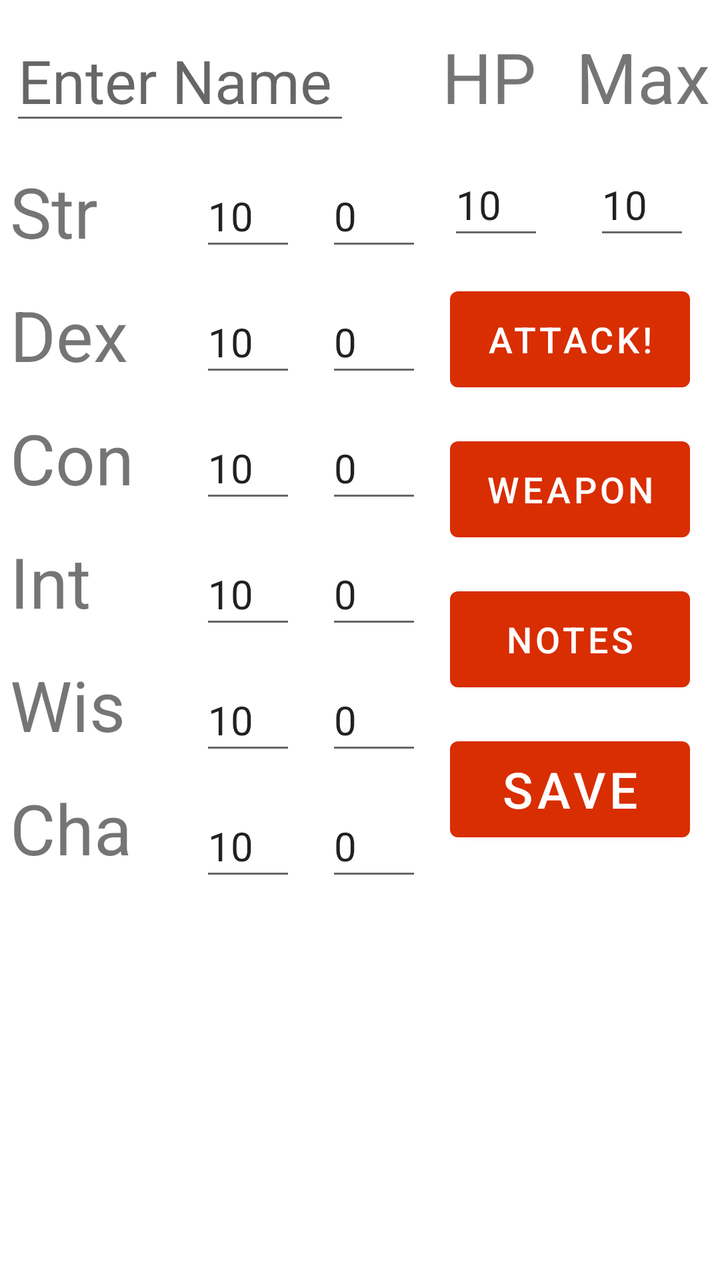
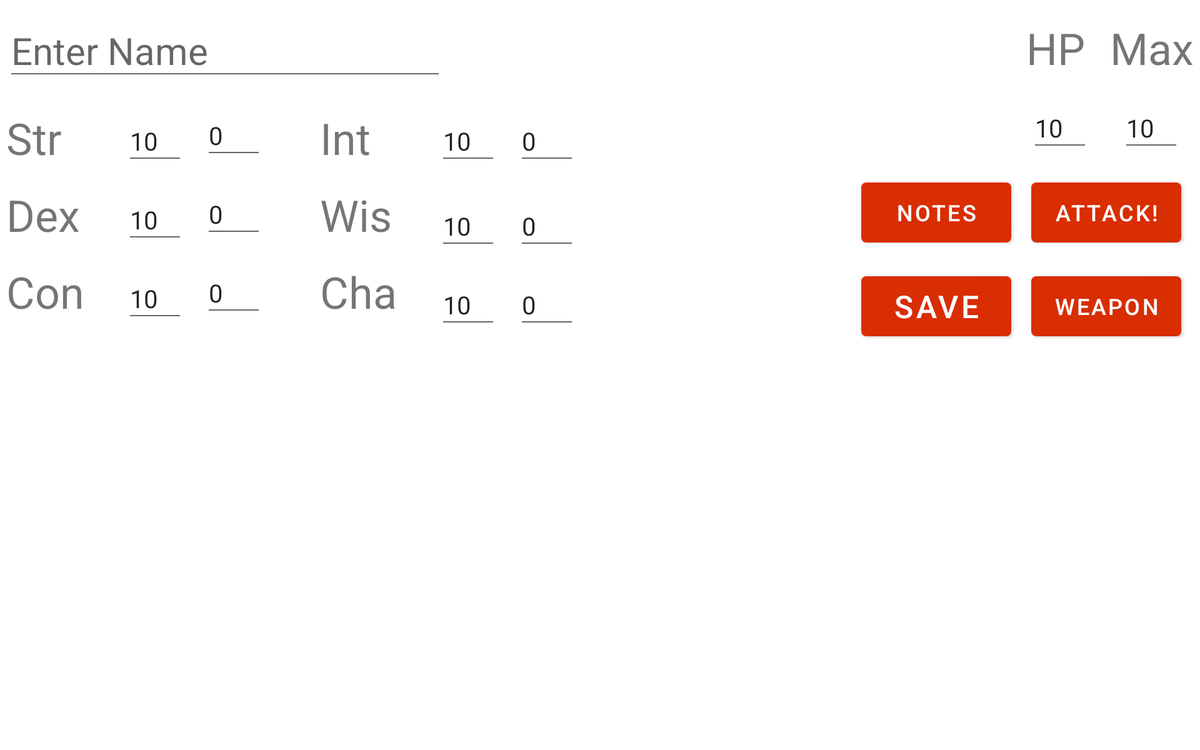

An Android layout and its configuration variant, each rendered on a device that would load it. The default file and the variant file are quoted in full after the pictures.
<!-- AndroidManifest.xml: application theme Theme.TabletopCharacterManager -->
<!-- res/layout/activity_main.xml -->
<?xml version="1.0" encoding="utf-8"?>
<androidx.constraintlayout.widget.ConstraintLayout xmlns:android="http://schemas.android.com/apk/res/android"
    xmlns:app="http://schemas.android.com/apk/res-auto"
    xmlns:tools="http://schemas.android.com/tools"
    android:layout_width="match_parent"
    android:layout_height="match_parent"
    tools:context=".MainActivity">

    <EditText
        android:id="@+id/playerName"
        android:layout_width="170sp"
        android:layout_height="wrap_content"
        android:layout_marginStart="5dp"
        android:layout_marginTop="10dp"
        android:ems="10"
        android:hint="@string/strName"
        android:inputType="textPersonName"
        android:text=""
        android:textSize="30sp"
        app:layout_constraintStart_toStartOf="parent"
        app:layout_constraintTop_toTopOf="parent" />

    <TextView
        android:id="@+id/textHP"
        android:layout_width="wrap_content"
        android:layout_height="wrap_content"
        android:layout_marginTop="15dp"
        android:layout_marginEnd="20dp"
        android:text="@string/strHp"
        android:textSize="35sp"
        app:layout_constraintEnd_toStartOf="@+id/textMax"
        app:layout_constraintTop_toTopOf="parent" />

    <TextView
        android:id="@+id/textMax"
        android:layout_width="wrap_content"
        android:layout_height="wrap_content"
        android:layout_marginTop="15dp"
        android:layout_marginEnd="5dp"
        android:text="@string/strMax"
        android:textSize="35sp"
        app:layout_constraintEnd_toEndOf="parent"
        app:layout_constraintTop_toTopOf="parent" />

    <EditText
        android:id="@+id/hpCurrent"
        android:layout_width="48dp"
        android:layout_height="48dp"
        android:layout_marginTop="15dp"
        android:layout_marginEnd="25dp"
        android:ems="10"
        android:inputType="number"
        android:text="@string/intTen"
        android:textSize="20sp"
        app:layout_constraintEnd_toStartOf="@+id/hpMax"
        app:layout_constraintTop_toBottomOf="@+id/textHP" />

    <EditText
        android:id="@+id/hpMax"
        android:layout_width="48dp"
        android:layout_height="48dp"
        android:layout_marginTop="15dp"
        android:layout_marginEnd="15dp"
        android:ems="10"
        android:inputType="number"
        android:text="@string/intTen"
        android:textSize="20sp"
        app:layout_constraintEnd_toEndOf="parent"
        app:layout_constraintTop_toBottomOf="@+id/textMax" />

    <TextView
        android:id="@+id/textStr"
        android:layout_width="wrap_content"
        android:layout_height="wrap_content"
        android:layout_marginStart="5dp"
        android:layout_marginTop="15dp"
        android:text="@string/strStr"
        android:textSize="35sp"
        app:layout_constraintStart_toStartOf="parent"
        app:layout_constraintTop_toBottomOf="@+id/playerName" />

    <TextView
        android:id="@+id/textDex"
        android:layout_width="wrap_content"
        android:layout_height="wrap_content"
        android:layout_marginStart="5dp"
        android:layout_marginTop="15dp"
        android:text="@string/strDex"
        android:textSize="35sp"
        app:layout_constraintStart_toStartOf="parent"
        app:layout_constraintTop_toBottomOf="@+id/textStr" />

    <TextView
        android:id="@+id/textCon"
        android:layout_width="wrap_content"
        android:layout_height="wrap_content"
        android:layout_marginStart="5dp"
        android:layout_marginTop="15dp"
        android:text="@string/strCon"
        android:textSize="35sp"
        app:layout_constraintStart_toStartOf="parent"
        app:layout_constraintTop_toBottomOf="@+id/textDex" />

    <TextView
        android:id="@+id/textInt"
        android:layout_width="wrap_content"
        android:layout_height="wrap_content"
        android:layout_marginStart="5dp"
        android:layout_marginTop="15dp"
        android:text="@string/strInt"
        android:textSize="35sp"
        app:layout_constraintStart_toStartOf="parent"
        app:layout_constraintTop_toBottomOf="@+id/textCon" />

    <TextView
        android:id="@+id/textWis"
        android:layout_width="wrap_content"
        android:layout_height="wrap_content"
        android:layout_marginStart="5dp"
        android:layout_marginTop="15dp"
        android:text="@string/strWis"
        android:textSize="35sp"
        app:layout_constraintStart_toStartOf="parent"
        app:layout_constraintTop_toBottomOf="@+id/textInt" />

    <TextView
        android:id="@+id/textCha"
        android:layout_width="wrap_content"
        android:layout_height="wrap_content"
        android:layout_marginStart="5dp"
        android:layout_marginTop="15dp"
        android:text="@string/strCha"
        android:textSize="35sp"
        app:layout_constraintStart_toStartOf="parent"
        app:layout_constraintTop_toBottomOf="@+id/textWis" />


    <EditText
        android:id="@+id/numStr"
        android:layout_width="48dp"
        android:layout_height="48dp"
        android:layout_marginStart="100dp"
        android:layout_marginTop="15dp"
        android:ems="10"
        android:inputType="number"
        android:text="@string/intTen"
        android:textSize="20sp"
        app:layout_constraintStart_toStartOf="parent"
        app:layout_constraintTop_toBottomOf="@+id/playerName" />

    <EditText
        android:id="@+id/modStr"
        android:layout_width="48dp"
        android:layout_height="48dp"
        android:layout_marginStart="15dp"
        android:layout_marginTop="15dp"
        android:ems="10"
        android:inputType="number"
        android:clickable="false"
        android:cursorVisible="false"
        android:focusable="false"
        android:focusableInTouchMode="false"
        android:text="@string/intZero"
        android:textSize="20sp"
        app:layout_constraintStart_toEndOf="@+id/numStr"
        app:layout_constraintTop_toBottomOf="@+id/playerName" />

    <EditText
        android:id="@+id/numDex"
        android:layout_width="48dp"
        android:layout_height="48dp"
        android:layout_marginStart="100dp"
        android:layout_marginTop="15dp"
        android:ems="10"
        android:inputType="number"
        android:text="@string/intTen"
        android:textSize="20sp"
        app:layout_constraintStart_toStartOf="parent"
        app:layout_constraintTop_toBottomOf="@+id/numStr" />

    <EditText
        android:id="@+id/modDex"
        android:layout_width="48dp"
        android:layout_height="48dp"
        android:layout_marginStart="15dp"
        android:layout_marginTop="15dp"
        android:ems="10"
        android:inputType="number"
        android:cursorVisible="false"
        android:focusable="false"
        android:focusableInTouchMode="false"
        android:text="@string/intZero"
        android:textSize="20sp"
        app:layout_constraintStart_toEndOf="@+id/numDex"
        app:layout_constraintTop_toBottomOf="@+id/modStr" />

    <EditText
        android:id="@+id/numCon"
        android:layout_width="48dp"
        android:layout_height="48dp"
        android:layout_marginStart="100dp"
        android:layout_marginTop="15dp"
        android:ems="10"
        android:inputType="number"
        android:text="@string/intTen"
        android:textSize="20sp"
        app:layout_constraintStart_toStartOf="parent"
        app:layout_constraintTop_toBottomOf="@+id/numDex" />

    <EditText
        android:id="@+id/modCon"
        android:layout_width="48dp"
        android:layout_height="48dp"
        android:layout_marginStart="15dp"
        android:layout_marginTop="15dp"
        android:ems="10"
        android:inputType="number"
        android:cursorVisible="false"
        android:focusable="false"
        android:focusableInTouchMode="false"
        android:text="@string/intZero"
        android:textSize="20sp"
        app:layout_constraintStart_toEndOf="@+id/numCon"
        app:layout_constraintTop_toBottomOf="@+id/modDex" />

    <EditText
        android:id="@+id/numInt"
        android:layout_width="48dp"
        android:layout_height="48dp"
        android:layout_marginStart="100dp"
        android:layout_marginTop="15dp"
        android:ems="10"
        android:inputType="number"
        android:text="@string/intTen"
        android:textSize="20sp"
        app:layout_constraintStart_toStartOf="parent"
        app:layout_constraintTop_toBottomOf="@+id/numCon" />

    <EditText
        android:id="@+id/numWis"
        android:layout_width="48dp"
        android:layout_height="48dp"
        android:layout_marginStart="100dp"
        android:layout_marginTop="15dp"
        android:ems="10"
        android:inputType="number"
        android:text="@string/intTen"
        android:textSize="20sp"
        app:layout_constraintStart_toStartOf="parent"
        app:layout_constraintTop_toBottomOf="@+id/numInt" />

    <EditText
        android:id="@+id/modWis"
        android:layout_width="48dp"
        android:layout_height="48dp"
        android:layout_marginStart="15dp"
        android:layout_marginTop="15dp"
        android:ems="10"
        android:inputType="number"
        android:cursorVisible="false"
        android:focusable="false"
        android:focusableInTouchMode="false"
        android:text="@string/intZero"
        android:textSize="20sp"
        app:layout_constraintStart_toEndOf="@+id/numWis"
        app:layout_constraintTop_toBottomOf="@+id/modInt" />

    <EditText
        android:id="@+id/numCha"
        android:layout_width="48dp"
        android:layout_height="48dp"
        android:layout_marginStart="100dp"
        android:layout_marginTop="15dp"
        android:ems="10"
        android:inputType="number"
        android:text="@string/intTen"
        android:textSize="20sp"
        app:layout_constraintStart_toStartOf="parent"
        app:layout_constraintTop_toBottomOf="@+id/numWis" />


    <EditText
        android:id="@+id/modCha"
        android:layout_width="48dp"
        android:layout_height="48dp"
        android:layout_marginStart="15dp"
        android:layout_marginTop="15dp"
        android:ems="10"
        android:inputType="number"
        android:cursorVisible="false"
        android:focusable="false"
        android:focusableInTouchMode="false"
        android:text="@string/intZero"
        android:textSize="20sp"
        app:layout_constraintStart_toEndOf="@+id/numCha"
        app:layout_constraintTop_toBottomOf="@+id/modWis" />

    <EditText
        android:id="@+id/modInt"
        android:layout_width="48dp"
        android:layout_height="48dp"
        android:layout_marginStart="15dp"
        android:layout_marginTop="15dp"
        android:ems="10"
        android:inputType="number"
        android:cursorVisible="false"
        android:focusable="false"
        android:focusableInTouchMode="false"
        android:text="@string/intZero"
        android:textSize="20sp"
        app:layout_constraintStart_toEndOf="@+id/numInt"
        app:layout_constraintTop_toBottomOf="@+id/modCon" />

    <Button
        android:id="@+id/btnAttack"
        android:layout_width="120dp"
        android:layout_height="60dp"
        android:layout_marginTop="15dp"
        android:layout_marginEnd="15dp"
        android:text="@string/btnAttack"
        android:textSize="18sp"
        app:layout_constraintEnd_toEndOf="parent"
        app:layout_constraintTop_toBottomOf="@+id/hpCurrent" />

    <Button
        android:id="@+id/btnInventory"
        android:layout_width="120dp"
        android:layout_height="60dp"
        android:layout_marginTop="15dp"
        android:layout_marginEnd="15dp"
        android:text="@string/btnInventory"
        android:textSize="18sp"
        app:layout_constraintEnd_toEndOf="parent"
        app:layout_constraintTop_toBottomOf="@+id/btnAttack" />

    <Button
        android:id="@+id/btnNotes"
        android:layout_width="120dp"
        android:layout_height="60dp"
        android:layout_marginTop="15dp"
        android:layout_marginEnd="15dp"
        android:text="@string/btnNotes"
        android:textSize="18sp"
        app:layout_constraintEnd_toEndOf="parent"
        app:layout_constraintTop_toBottomOf="@+id/btnInventory" />

    <Button
        android:id="@+id/btnUpdate"
        android:layout_width="120dp"
        android:layout_height="60dp"
        android:layout_marginTop="15dp"
        android:layout_marginEnd="15dp"
        android:text="@string/btnUpdate"
        android:textSize="25sp"
        app:layout_constraintEnd_toEndOf="parent"
        app:layout_constraintTop_toBottomOf="@+id/btnNotes" />


</androidx.constraintlayout.widget.ConstraintLayout>
<!-- resources referenced by this layout -->
<resources>
  <string name="btnAttack">Attack!</string>
  <string name="btnInventory">Weapon</string>
  <string name="btnNotes">Notes</string>
  <string name="btnUpdate">Save</string>
  <string name="intTen">10</string>
  <string name="intZero">0</string>
  <string name="strCha">Cha</string>
  <string name="strCon">Con</string>
  <string name="strDex">Dex</string>
  <string name="strHp">HP</string>
  <string name="strInt">Int</string>
  <string name="strMax">Max</string>
  <string name="strName">Enter Name</string>
  <string name="strStr">Str</string>
  <string name="strWis">Wis</string>
  <style name="Theme.TabletopCharacterManager" parent="Theme.MaterialComponents.DayNight.DarkActionBar">
          
          <item name="colorPrimary">#d92d02</item>
          <item name="colorPrimaryVariant">#b82500</item>
          <item name="colorOnPrimary">@color/white</item>
          
          <item name="colorSecondary">#d92d02</item>
          <item name="colorSecondaryVariant">#b82500</item>
          <item name="colorOnSecondary">@color/black</item>
          
          <item name="android:statusBarColor" tools:targetApi="l">?attr/colorPrimaryVariant</item>
          
      </style>
</resources>
<!-- res/layout-h480dp-land/activity_main.xml (the repository's variant of the layout above) -->
<!-- drawn on a 7-inch tablet turned sideways -->
<?xml version="1.0" encoding="utf-8"?>
<androidx.constraintlayout.widget.ConstraintLayout xmlns:android="http://schemas.android.com/apk/res/android"
    xmlns:app="http://schemas.android.com/apk/res-auto"
    xmlns:tools="http://schemas.android.com/tools"
    android:layout_width="match_parent"
    android:layout_height="match_parent"
    tools:context=".MainActivity">

    <EditText
        android:id="@+id/playerName"
        android:layout_width="350sp"
        android:layout_height="wrap_content"
        android:layout_marginStart="5dp"
        android:layout_marginTop="10dp"
        android:ems="10"
        android:hint="@string/strName"
        android:inputType="textPersonName"
        android:text=""
        android:textSize="30sp"
        app:layout_constraintStart_toStartOf="parent"
        app:layout_constraintTop_toTopOf="parent" />

    <TextView
        android:id="@+id/textHP"
        android:layout_width="wrap_content"
        android:layout_height="wrap_content"
        android:layout_marginTop="15dp"
        android:layout_marginEnd="20dp"
        android:text="@string/strHp"
        android:textSize="35sp"
        app:layout_constraintEnd_toStartOf="@+id/textMax"
        app:layout_constraintTop_toTopOf="parent" />

    <TextView
        android:id="@+id/textMax"
        android:layout_width="wrap_content"
        android:layout_height="wrap_content"
        android:layout_marginTop="15dp"
        android:layout_marginEnd="5dp"
        android:text="@string/strMax"
        android:textSize="35sp"
        app:layout_constraintEnd_toEndOf="parent"
        app:layout_constraintTop_toTopOf="parent" />

    <EditText
        android:id="@+id/hpCurrent"
        android:layout_width="48dp"
        android:layout_height="48dp"
        android:layout_marginTop="15dp"
        android:layout_marginEnd="25dp"
        android:ems="10"
        android:inputType="number"
        android:text="@string/intTen"
        android:textSize="20sp"
        app:layout_constraintEnd_toStartOf="@+id/hpMax"
        app:layout_constraintTop_toBottomOf="@+id/textHP" />

    <EditText
        android:id="@+id/hpMax"
        android:layout_width="48dp"
        android:layout_height="48dp"
        android:layout_marginTop="15dp"
        android:layout_marginEnd="15dp"
        android:ems="10"
        android:inputType="number"
        android:text="@string/intTen"
        android:textSize="20sp"
        app:layout_constraintEnd_toEndOf="parent"
        app:layout_constraintTop_toBottomOf="@+id/textMax" />

    <TextView
        android:id="@+id/textStr"
        android:layout_width="wrap_content"
        android:layout_height="wrap_content"
        android:layout_marginStart="5dp"
        android:layout_marginTop="87dp"
        android:text="@string/strStr"
        android:textSize="35sp"
        app:layout_constraintStart_toStartOf="parent"
        app:layout_constraintTop_toTopOf="parent" />

    <TextView
        android:id="@+id/textDex"
        android:layout_width="wrap_content"
        android:layout_height="wrap_content"
        android:layout_marginStart="5dp"
        android:layout_marginTop="15dp"
        android:text="@string/strDex"
        android:textSize="35sp"
        app:layout_constraintStart_toStartOf="parent"
        app:layout_constraintTop_toBottomOf="@+id/textStr" />

    <TextView
        android:id="@+id/textCon"
        android:layout_width="wrap_content"
        android:layout_height="wrap_content"
        android:layout_marginStart="5dp"
        android:layout_marginTop="15dp"
        android:text="@string/strCon"
        android:textSize="35sp"
        app:layout_constraintStart_toStartOf="parent"
        app:layout_constraintTop_toBottomOf="@+id/textDex" />

    <TextView
        android:id="@+id/textInt"
        android:layout_width="wrap_content"
        android:layout_height="wrap_content"
        android:layout_marginStart="45dp"
        android:layout_marginTop="87dp"
        android:text="@string/strInt"
        android:textSize="35sp"
        app:layout_constraintStart_toEndOf="@+id/modStr"
        app:layout_constraintTop_toTopOf="parent" />

    <EditText
        android:id="@+id/numWis"
        android:layout_width="48dp"
        android:layout_height="48dp"
        android:layout_marginStart="37dp"
        android:layout_marginTop="20dp"
        android:ems="10"
        android:inputType="number"
        android:text="@string/intTen"
        android:textSize="20sp"
        app:layout_constraintStart_toEndOf="@+id/textWis"
        app:layout_constraintTop_toBottomOf="@+id/numInt" />

    <EditText
        android:id="@+id/numInt"
        android:layout_width="48dp"
        android:layout_height="48dp"
        android:layout_marginStart="54dp"
        android:layout_marginTop="87dp"
        android:ems="10"
        android:inputType="number"
        android:text="@string/intTen"
        android:textSize="20sp"
        app:layout_constraintStart_toEndOf="@+id/textInt"
        app:layout_constraintTop_toTopOf="parent" />

    <EditText
        android:id="@+id/modInt"
        android:layout_width="48dp"
        android:layout_height="48dp"
        android:layout_marginStart="15dp"
        android:layout_marginTop="87dp"
        android:cursorVisible="false"
        android:ems="10"
        android:focusable="false"
        android:focusableInTouchMode="false"
        android:inputType="number"
        android:text="@string/intZero"
        android:textSize="20sp"
        app:layout_constraintStart_toEndOf="@+id/numInt"
        app:layout_constraintTop_toTopOf="parent" />

    <EditText
        android:id="@+id/numCha"
        android:layout_width="48dp"
        android:layout_height="48dp"
        android:layout_marginStart="33dp"
        android:layout_marginTop="15dp"
        android:ems="10"
        android:inputType="number"
        android:text="@string/intTen"
        android:textSize="20sp"
        app:layout_constraintStart_toEndOf="@+id/textCha"
        app:layout_constraintTop_toBottomOf="@+id/numWis" />

    <EditText
        android:id="@+id/modWis"
        android:layout_width="48dp"
        android:layout_height="48dp"
        android:layout_marginStart="15dp"
        android:layout_marginTop="20dp"
        android:cursorVisible="false"
        android:ems="10"
        android:focusable="false"
        android:focusableInTouchMode="false"
        android:inputType="number"
        android:text="@string/intZero"
        android:textSize="20sp"
        app:layout_constraintStart_toEndOf="@+id/numWis"
        app:layout_constraintTop_toBottomOf="@+id/modInt" />

    <TextView
        android:id="@+id/textCha"
        android:layout_width="wrap_content"
        android:layout_height="wrap_content"
        android:layout_marginStart="45dp"
        android:layout_marginTop="15dp"
        android:text="@string/strCha"
        android:textSize="35sp"
        app:layout_constraintStart_toEndOf="@+id/modCon"
        app:layout_constraintTop_toBottomOf="@+id/textWis" />

    <EditText
        android:id="@+id/modCha"
        android:layout_width="48dp"
        android:layout_height="48dp"
        android:layout_marginStart="15dp"
        android:layout_marginTop="15dp"
        android:cursorVisible="false"
        android:ems="10"
        android:focusable="false"
        android:focusableInTouchMode="false"
        android:inputType="number"
        android:text="@string/intZero"
        android:textSize="20sp"
        app:layout_constraintStart_toEndOf="@+id/numCha"
        app:layout_constraintTop_toBottomOf="@+id/modWis" />

    <TextView
        android:id="@+id/textWis"
        android:layout_width="wrap_content"
        android:layout_height="wrap_content"
        android:layout_marginStart="45dp"
        android:layout_marginTop="15dp"
        android:text="@string/strWis"
        android:textSize="35sp"
        app:layout_constraintStart_toEndOf="@+id/modDex"
        app:layout_constraintTop_toBottomOf="@+id/textInt" />


    <EditText
        android:id="@+id/numStr"
        android:layout_width="48dp"
        android:layout_height="48dp"
        android:layout_marginStart="100dp"
        android:layout_marginTop="87dp"
        android:ems="10"
        android:inputType="number"
        android:text="@string/intTen"
        android:textSize="20sp"
        app:layout_constraintStart_toStartOf="parent"
        app:layout_constraintTop_toTopOf="parent" />

    <EditText
        android:id="@+id/modStr"
        android:layout_width="48dp"
        android:layout_height="48dp"
        android:layout_marginStart="15dp"
        android:layout_marginTop="15dp"
        android:clickable="false"
        android:cursorVisible="false"
        android:ems="10"
        android:focusable="false"
        android:focusableInTouchMode="false"
        android:inputType="number"
        android:text="@string/intZero"
        android:textSize="20sp"
        app:layout_constraintStart_toEndOf="@+id/numStr"
        app:layout_constraintTop_toBottomOf="@+id/playerName" />

    <EditText
        android:id="@+id/numDex"
        android:layout_width="48dp"
        android:layout_height="48dp"
        android:layout_marginStart="100dp"
        android:layout_marginTop="15dp"
        android:ems="10"
        android:inputType="number"
        android:text="@string/intTen"
        android:textSize="20sp"
        app:layout_constraintStart_toStartOf="parent"
        app:layout_constraintTop_toBottomOf="@+id/numStr" />

    <EditText
        android:id="@+id/modDex"
        android:layout_width="48dp"
        android:layout_height="48dp"
        android:layout_marginStart="15dp"
        android:layout_marginTop="15dp"
        android:cursorVisible="false"
        android:ems="10"
        android:focusable="false"
        android:focusableInTouchMode="false"
        android:inputType="number"
        android:text="@string/intZero"
        android:textSize="20sp"
        app:layout_constraintStart_toEndOf="@+id/numDex"
        app:layout_constraintTop_toBottomOf="@+id/modStr" />

    <EditText
        android:id="@+id/numCon"
        android:layout_width="48dp"
        android:layout_height="48dp"
        android:layout_marginStart="100dp"
        android:layout_marginTop="15dp"
        android:ems="10"
        android:inputType="number"
        android:text="@string/intTen"
        android:textSize="20sp"
        app:layout_constraintStart_toStartOf="parent"
        app:layout_constraintTop_toBottomOf="@+id/numDex" />

    <EditText
        android:id="@+id/modCon"
        android:layout_width="48dp"
        android:layout_height="48dp"
        android:layout_marginStart="15dp"
        android:layout_marginTop="15dp"
        android:cursorVisible="false"
        android:ems="10"
        android:focusable="false"
        android:focusableInTouchMode="false"
        android:inputType="number"
        android:text="@string/intZero"
        android:textSize="20sp"
        app:layout_constraintStart_toEndOf="@+id/numCon"
        app:layout_constraintTop_toBottomOf="@+id/modDex" />


    <Button
        android:id="@+id/btnAttack"
        android:layout_width="120dp"
        android:layout_height="60dp"
        android:layout_marginTop="140dp"
        android:layout_marginEnd="15dp"
        android:text="@string/btnAttack"
        android:textSize="18sp"
        app:layout_constraintEnd_toEndOf="parent"
        app:layout_constraintTop_toTopOf="parent" />

    <Button
        android:id="@+id/btnInventory"
        android:layout_width="120dp"
        android:layout_height="60dp"
        android:layout_marginTop="15dp"
        android:layout_marginEnd="15dp"
        android:text="@string/btnInventory"
        android:textSize="18sp"
        app:layout_constraintEnd_toEndOf="parent"
        app:layout_constraintTop_toBottomOf="@+id/btnAttack" />

    <Button
        android:id="@+id/btnNotes"
        android:layout_width="120dp"
        android:layout_height="60dp"
        android:layout_marginTop="140dp"
        android:layout_marginEnd="16dp"
        android:text="@string/btnNotes"
        android:textSize="18sp"
        app:layout_constraintEnd_toStartOf="@+id/btnAttack"
        app:layout_constraintTop_toTopOf="parent" />

    <Button
        android:id="@+id/btnUpdate"
        android:layout_width="120dp"
        android:layout_height="60dp"
        android:layout_marginTop="15dp"
        android:layout_marginEnd="16dp"
        android:text="@string/btnUpdate"
        android:textSize="25sp"
        app:layout_constraintEnd_toStartOf="@+id/btnInventory"
        app:layout_constraintTop_toBottomOf="@+id/btnNotes" />


</androidx.constraintlayout.widget.ConstraintLayout>
